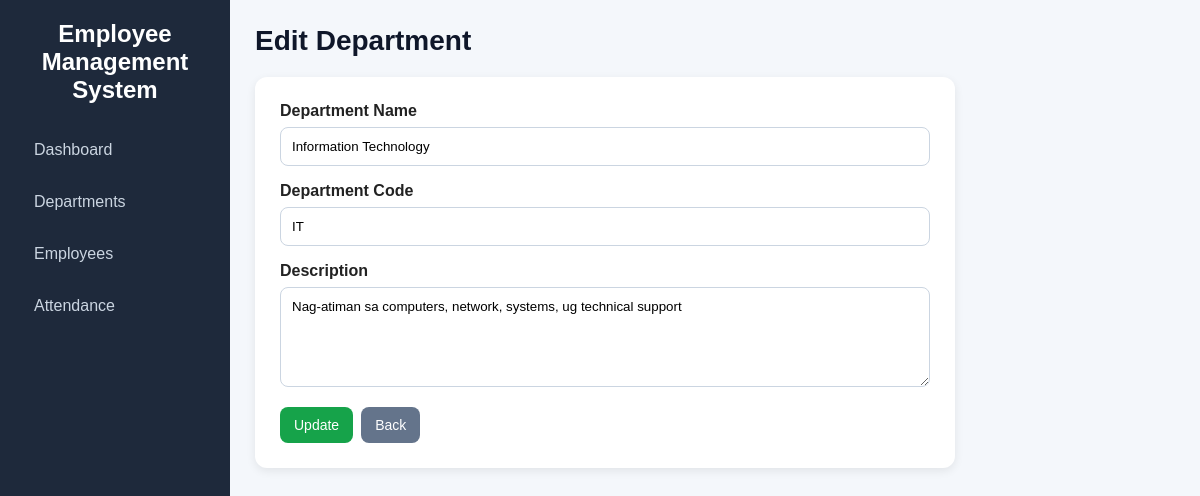
The app's page /departments/edit.php?id=2 with its own data.
### tables this page shows
CREATE TABLE departments (
    id INT AUTO_INCREMENT PRIMARY KEY,
    department_name VARCHAR(100) NOT NULL UNIQUE,
    department_code VARCHAR(20) NOT NULL UNIQUE,
    description VARCHAR(255) DEFAULT NULL,
    created_at TIMESTAMP DEFAULT CURRENT_TIMESTAMP
);

### departments/edit.php (the view, shortened to what this page needs)
<?php
require_once '../config/database.php';
$id = $_GET['id'] ?? null;
$stmt = $pdo->prepare("SELECT * FROM departments WHERE id = ?");
$stmt->execute([$id]);
$department = $stmt->fetch();
include '../includes/header.php';
?>
<div class="form-container">
    <form method="POST">
        <div class="form-group">
            <label>Department Name</label>
            <input type="text" name="department_name" value="<?= htmlspecialchars($department['department_name']) ?>" required>
        </div>
        <div class="form-group">
            <label>Department Code</label>
            <input type="text" name="department_code" value="<?= htmlspecialchars($department['department_code']) ?>" required>
        </div>
        <div class="form-group">
            <label>Description</label>
            <textarea name="description"><?= htmlspecialchars($department['description']) ?></textarea>
        </div>
        <div class="actions">
            <button type="submit" class="btn btn-success">Update</button>
            <a href="index.php" class="btn btn-secondary">Back</a>
        </div>
    </form>
</div>
<?php include '../includes/footer.php'; ?>

### assets/style.css (style rules this page uses)
* { margin: 0; padding: 0; box-sizing: border-box; font-family: Arial, Helvetica, sans-serif; }
body { display: flex; background: #f4f7fb; color: #222; }
.btn { display: inline-block; padding: 10px 14px; text-decoration: none; border: none; border-radius: 8px; cursor: pointer; transition: 0.3s; font-size: 14px; }
.btn-success { background: #16a34a; color: white; }
.btn-secondary { background: #64748b; color: white; }
.form-container { background: white; padding: 25px; border-radius: 12px; max-width: 700px; box-shadow: 0 3px 10px rgba(0,0,0,0.08); }
.form-group { margin-bottom: 16px; }
.form-group label { display: block; margin-bottom: 7px; font-weight: bold; }
.form-group input, .form-group select, .form-group textarea { width: 100%; padding: 11px; border: 1px solid #cbd5e1; border-radius: 8px; }
.form-group textarea { resize: vertical; min-height: 100px; }
.actions { display: flex; gap: 8px; flex-wrap: wrap; }

### records on screen
departments: department_name "Information Technology", department_code "IT", description "Nag-atiman sa computers, network, systems, ug technical support"

### other values on screen
$pageTitle "Edit Department"
